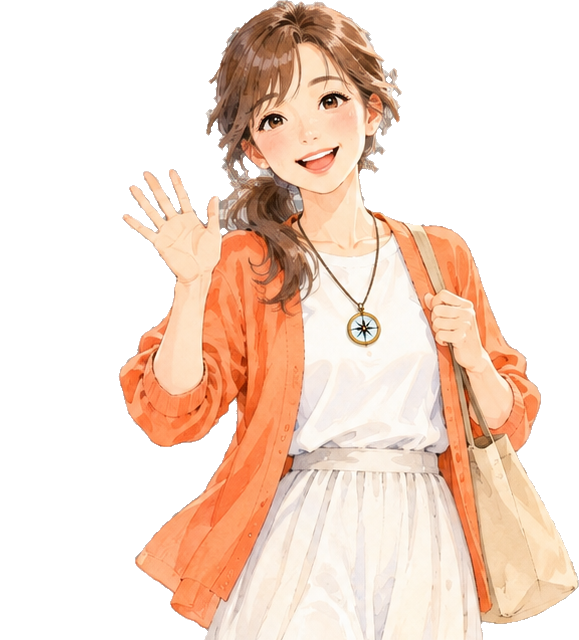
#> input picture character/v2/pose-wave.png, 579 x 640 px
$ python -i follow_end.py   (imports and definitions only)
#> lines starting #> are read from the running program, lines starting #| are printed output that depends on the picture
# どのリールにも最後に付ける「フォローしてね」の画面(1080x1920)を作る。
# 使い方: python3 scripts/follow_end.py <night|day> <出力.png> <sns-images の character/v2> [背景画像]
# 背景画像は sns-images の backgrounds/night-sky-src.png(night)・day-sky-src.png(day)。省略すると描いた空になる
# night: 星のシリーズ(夜空 × 金)。day: マイル・旅のシリーズ(昼の空 × オレンジ)
# できあがったリールの最後に付ける: python3 scripts/follow_end.py append <night|day> <元.mp4> <出力.mp4> <character/v2> <背景画像> <ffmpeg>
# ほかのスクリプトからは make(theme, out, cdir, sky=None) を呼ぶ。
import os, random, subprocess, sys, tempfile
from PIL import Image, ImageDraw, ImageFont

W, H = 1080, 1920
FONT_DIR = os.path.expanduser('~/.cache/night-reel-fonts')
F8 = os.path.join(FONT_DIR, 'ShipporiMinchoB1-800.ttf')
F5 = os.path.join(FONT_DIR, 'ShipporiMinchoB1-500.ttf')
HANDLE = '@secondlife_50s'


def font(size, bold=True):
    return ImageFont.truetype(F8 if bold else F5, size)


# [14 lines left out: function night_bg, not called in this run]


def day_bg(sky):
#> called with sky = '../character/v2/pose-wave.png'
    if not sky:
        im = Image.new('RGB', (W, H))
        d = ImageDraw.Draw(im)
        for y in range(H):
            t = y / H
            d.line([(0, y), (W, y)], fill=tuple(int(a + (b - a) * t) for a, b in zip((120, 190, 240), (235, 246, 255))))
        return im
    s = Image.open(sky).convert('RGB')
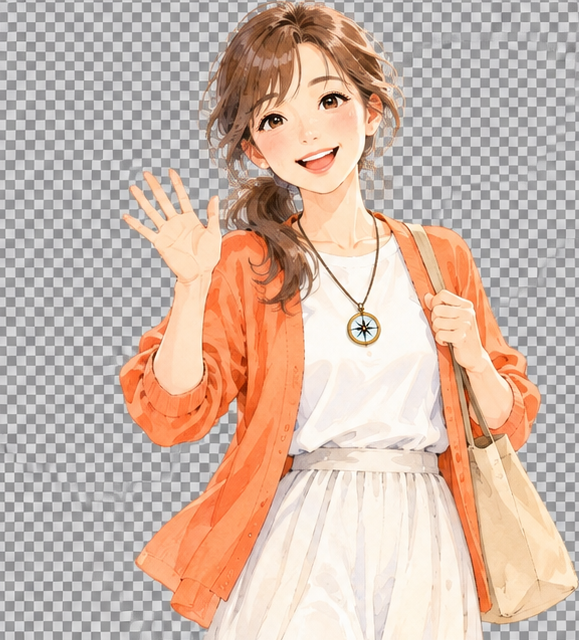
#> s: PIL image 579x640 RGB; mean R, G, B 205.9, 182.6, 168.8
    s = s.resize((W, round(s.height * W / s.width)), Image.LANCZOS)
#> s: PIL image 1080x1194 RGB
    if s.height < H:
        s = s.resize((round(s.width * H / s.height), H), Image.LANCZOS)
#> s: PIL image 1737x1920 RGB
    return s.crop(((s.width - W) // 2, s.height - H, (s.width - W) // 2 + W, s.height))
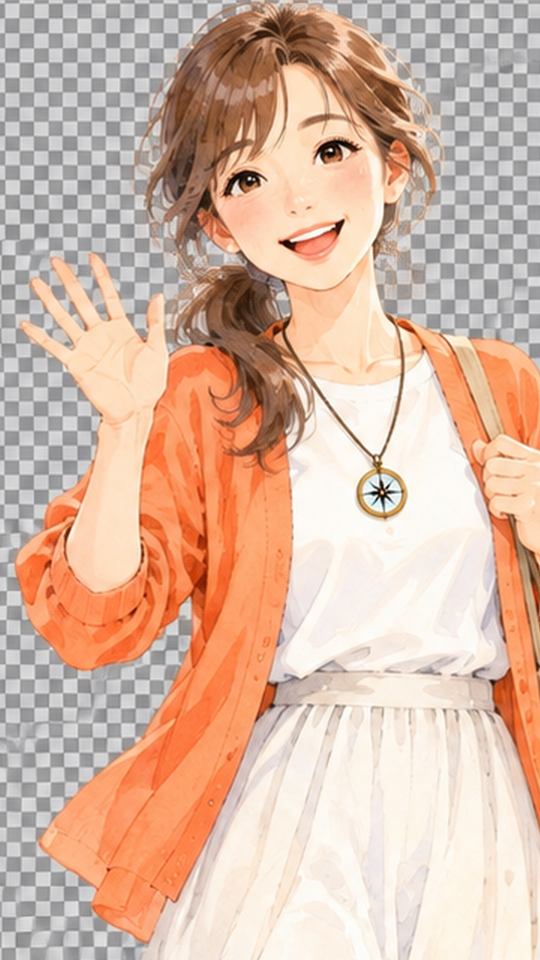
#> returned value: PIL image 1080x1920 RGB (shown at 1/2 size); mean R, G, B 216, 183.6, 164.5


# [47 lines left out: functions make, append, not called in this run]


# [5 lines not run here, left out]

>>> result = day_bg('../character/v2/pose-wave.png')

$ run again, on character/v2/pose-compass.png
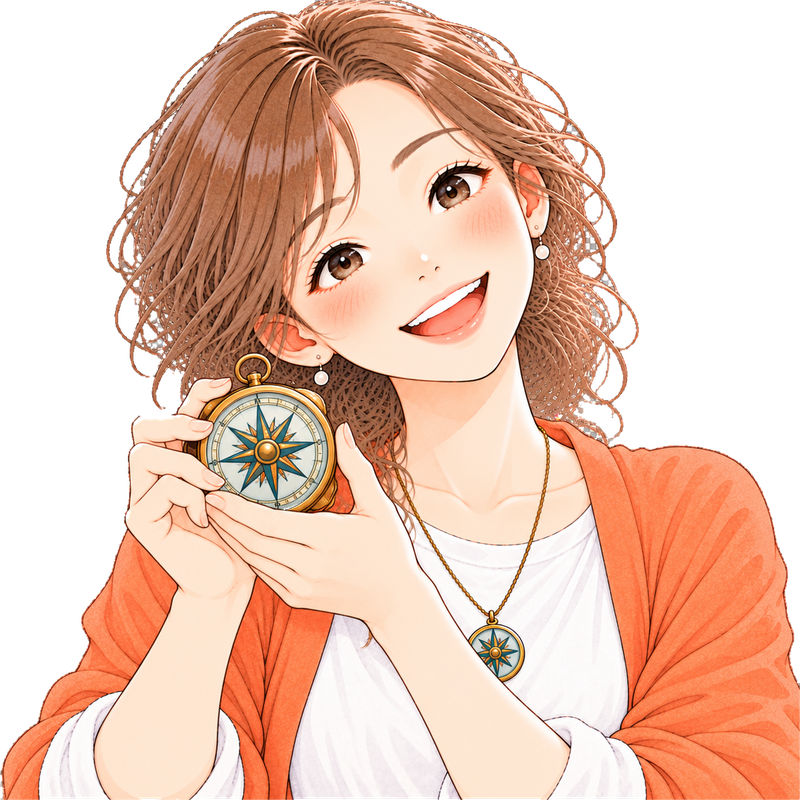
#> input picture character/v2/pose-compass.png, 800 x 800 px
#> in day_bg, `s = s.resize((W, round(s.height * W / s.width)), Image.LANCZOS)`:
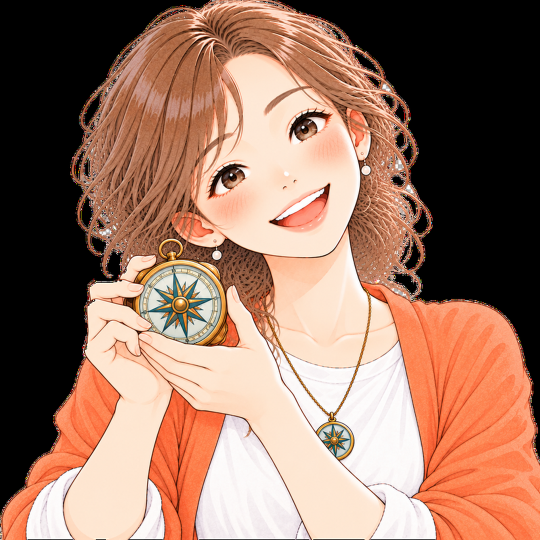
#> s: PIL image 1080x1080 RGB (shown at 1/2 size); mean R, G, B 153.7, 117.4, 99.7
#> in day_bg, `return s.crop(((s.width - W) // 2, s.height - H, (s.width - W) // 2 + ..`:
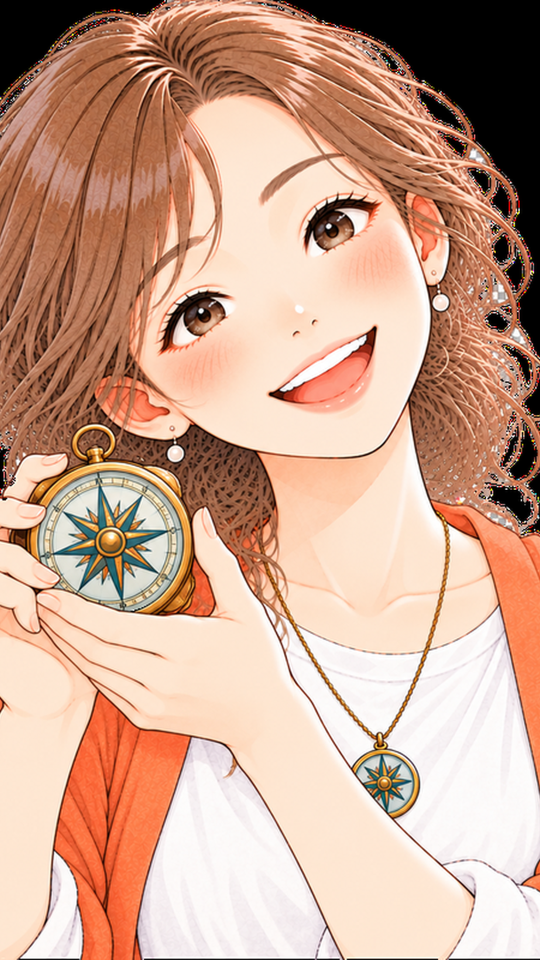
#> returned value: PIL image 1080x1920 RGB (shown at 1/2 size); mean R, G, B 203.8, 165.2, 144.5
